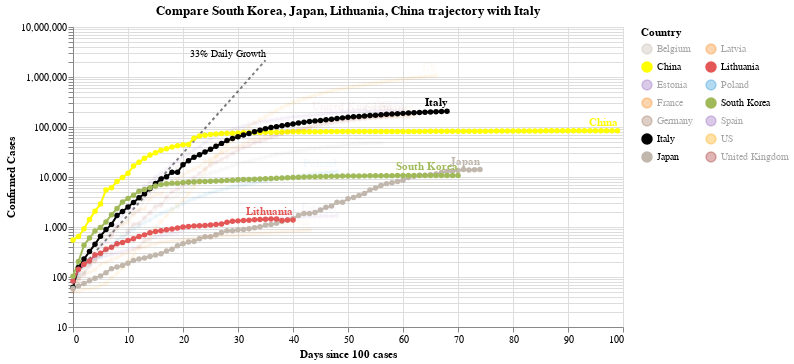

Notebook source saved alongside this figure:
### Code cell
#hide_input
chart3 = make_since_chart(dff2, ['South Korea', 'Japan', 'Lithuania', 'China'], baseline_countries)
chart3

### Figure 1 — Vega-Lite specification as saved in the notebook (floating-point values rounded to 4 significant figures; data arrays with more than 128 entries replaced by an {"elided": "..."} marker saying what was removed)
{"config": {"view": {"continuousWidth": 400, "continuousHeight": 300}}, "layer": [{"mark": {"type": "line", "color": "black", "opacity": 0.5, "strokeDash": [3, 3]}, "encoding": {"x": {"type": "quantitative", "field": "Days since 100 cases"}, "y": {"type": "quantitative", "field": "Confirmed Cases"}}}, {"mark": {"type": "text", "align": "right", "dy": -6, "fontSize": 10, "text": "33% Daily Growth"}, "encoding": {"x": {"type": "quantitative", "field": "Days since 100 cases"}, "y": {"type": "quantitative", "field": "Confirmed Cases"}}, "transform": [{"filter": "(datum['Days since 100 cases'] >= 35)"}]}, {"data": {"name": "data-66fb4e68028b3564a4b90ae84c09cb7c"}, "mark": {"type": "line", "point": true}, "encoding": {"color": {"type": "nominal", "field": "Country", "legend": {"columns": 2}, "scale": {"domain": ["Belgium", "China", "Estonia", "France", "Germany", "Italy", "Japan", "Latvia", "Lithuania", "Poland", "South Korea", "Spain", "US", "United Kingdom"], "range": ["#C1B7AD", "yellow", "#9467bd", "#F58518", "#9D755D", "black", "#C1B7AD", "#F58518", "#E45756", "#2495D3", "#A1BA59", "#9467bd", "orange", "brown"]}}, "opacity": {"condition": {"value": 1, "selection": "selector001"}, "value": 0.05}, "tooltip": [{"type": "nominal", "field": "Country"}, {"type": "temporal", "field": "Date"}, {"type": "quantitative", "field": "Confirmed Cases"}, {"type": "quantitative", "field": "Days since 100 cases"}], "x": {"type": "quantitative", "field": "Days since 100 cases"}, "y": {"type": "quantitative", "field": "Confirmed Cases", "scale": {"type": "log"}}}, "selection": {"selector001": {"type": "multi", "fields": ["Country"], "bind": "legend", "init": [{"Country": "South Korea"}, {"Country": "Japan"}, {"Country": "Lithuania"}, {"Country": "China"}, {"Country": "Italy"}]}}, "width": 550}, {"data": {"name": "data-66fb4e68028b3564a4b90ae84c09cb7c"}, "mark": {"type": "text", "align": "right", "dy": -8, "fontWeight": "bold"}, "encoding": {"color": {"type": "nominal", "field": "Country", "legend": {"columns": 2}, "scale": {"domain": ["Belgium", "China", "Estonia", "France", "Germany", "Italy", "Japan", "Latvia", "Lithuania", "Poland", "South Korea", "Spain", "US", "United Kingdom"], "range": ["#C1B7AD", "yellow", "#9467bd", "#F58518", "#9D755D", "black", "#C1B7AD", "#F58518", "#E45756", "#2495D3", "#A1BA59", "#9467bd", "orange", "brown"]}}, "opacity": {"condition": {"value": 1, "selection": "selector001"}, "value": 0.05}, "text": {"type": "nominal", "field": "Country"}, "tooltip": [{"type": "nominal", "field": "Country"}, {"type": "temporal", "field": "Date"}, {"type": "quantitative", "field": "Confirmed Cases"}, {"type": "quantitative", "field": "Days since 100 cases"}], "x": {"type": "quantitative", "field": "Days since 100 cases"}, "y": {"type": "quantitative", "field": "Confirmed Cases", "scale": {"type": "log"}}}, "transform": [{"filter": "(datum['Date'] >= 1588204800000)"}], "width": 550}], "data": {"name": "data-c1a3bbf4dd040f2e7e8e7a69520e3c2a"}, "title": "Compare South Korea, Japan, Lithuania, China trajectory with Italy", "$schema": "https://vega.github.io/schema/vega-lite/v4.0.2.json", "datasets": {"data-c1a3bbf4dd040f2e7e8e7a69520e3c2a": [{"Days since 100 cases": 0, "Confirmed Cases": 100.0}, {"Days since 100 cases": 1, "Confirmed Cases": 133.0}, {"Days since 100 cases": 2, "Confirmed Cases": 176.9}, {"Days since 100 cases": 3, "Confirmed Cases": 235.3}, {"Days since 100 cases": 4, "Confirmed Cases": 312.9}, {"Days since 100 cases": 5, "Confirmed Cases": 416.2}, {"Days since 100 cases": 6, "Confirmed Cases": 553.5}, {"Days since 100 cases": 7, "Confirmed Cases": 736.1}, {"Days since 100 cases": 8, "Confirmed Cases": 979.1}, {"Days since 100 cases": 9, "Confirmed Cases": 1302.0}, {"Days since 100 cases": 10, "Confirmed Cases": 1732.0}, {"Days since 100 cases": 11, "Confirmed Cases": 2303.0}, {"Days since 100 cases": 12, "Confirmed Cases": 3064.0}, {"Days since 100 cases": 13, "Confirmed Cases": 4074.0}, {"Days since 100 cases": 14, "Confirmed Cases": 5419.0}, {"Days since 100 cases": 15, "Confirmed Cases": 7207.0}, {"Days since 100 cases": 16, "Confirmed Cases": 9586.0}, {"Days since 100 cases": 17, "Confirmed Cases": 12750.0}, {"Days since 100 cases": 18, "Confirmed Cases": 16960.0}, {"Days since 100 cases": 19, "Confirmed Cases": 22550.0}, {"Days since 100 cases": 20, "Confirmed Cases": 29990.0}, {"Days since 100 cases": 21, "Confirmed Cases": 39890.0}, {"Days since 100 cases": 22, "Confirmed Cases": 53060.0}, {"Days since 100 cases": 23, "Confirmed Cases": 70560.0}, {"Days since 100 cases": 24, "Confirmed Cases": 93850.0}, {"Days since 100 cases": 25, "Confirmed Cases": 124800.0}, {"Days since 100 cases": 26, "Confirmed Cases": 166000.0}, {"Days since 100 cases": 27, "Confirmed Cases": 220800.0}, {"Days since 100 cases": 28, "Confirmed Cases": 293700.0}, {"Days since 100 cases": 29, "Confirmed Cases": 390600.0}, {"Days since 100 cases": 30, "Confirmed Cases": 519500.0}, {"Days since 100 cases": 31, "Confirmed Cases": 690900.0}, {"Days since 100 cases": 32, "Confirmed Cases": 918900.0}, {"Days since 100 cases": 33, "Confirmed Cases": 1222000.0}, {"Days since 100 cases": 34, "Confirmed Cases": 1625000.0}, {"Days since 100 cases": 35, "Confirmed Cases": 2162000.0}], "data-66fb4e68028b3564a4b90ae84c09cb7c": {"elided": "867 records"}}}
